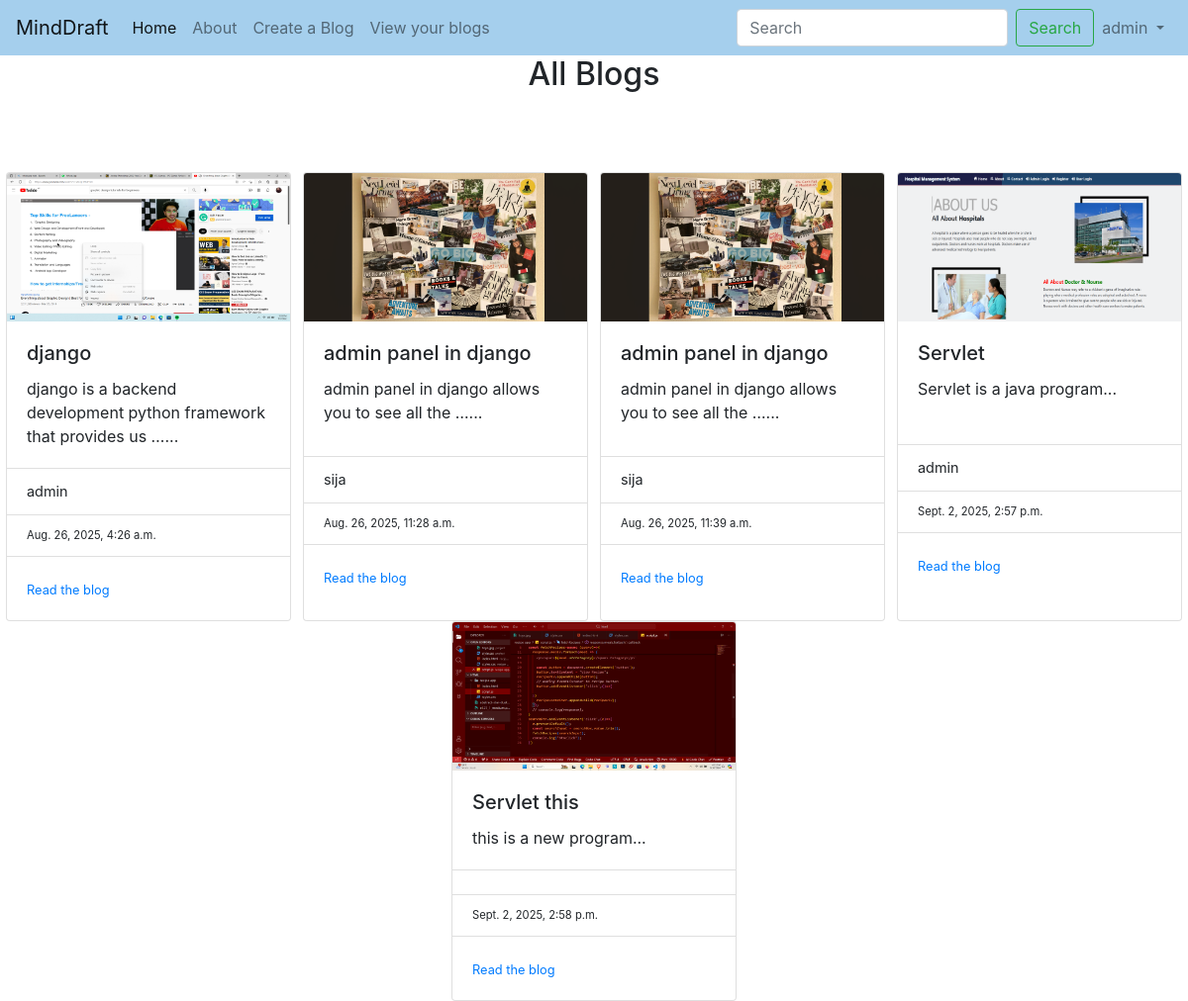
Screenshot of / (signed in) with the database file from the repository.
### blogapp/models.py (models this page shows)
class Blog(models.Model):
  title = models.CharField(max_length = 200)
  description = models.TextField()
  author = models.CharField(max_length = 100)
  published_date = models.DateTimeField(auto_now_add=True)
  edited_date = models.DateTimeField(auto_now=True)
  image = models.ImageField(upload_to = "images/", null = True, blank= True,default = "images/default.webp")

### blogapp/views.py (the view)
# urls.py: 2. Add a URL to urlpatterns:  path('', views.home, name='home')
def home(request):
  blogs = Blog.objects.all()
  return render(request,'blogapp/home.html',{"blogs": blogs, "message":"All Blogs"})

### templates/blogapp/home.html (shortened to what this page needs)
{% extends 'base.html' %}
{%load static%}
{% block content%}
<h2 style="text-align: center">{{message}}</h2>
<br><br>
  <div class="d-flex flex-wrap justify-content-around mt-4">
{%for blog in blogs%}
  <div class="card" style="width: 18rem;">
    {% if blog.image%}
  <img class="card-img-top" src="{{blog.image.url}}" alt="Card image cap" height= 150 width=100>
  {%else%}
    <img class="card-img-top" src="{%static 'default.webp'%}" alt="Card image cap" height= 150 width=100>
  {%endif%}
  <div class="card-body">
    <h5 class="card-title">{{blog.title}}</h5>
    <p class="card-text">{{blog.description|truncatewords:10}}...</p>
  </div>
  <ul class="list-group list-group-flush">
    <li class="list-group-item" style="font-size: 0.9rem">{{blog.author}}</li>
    {%if blog.edited_date%}
    <li class="list-group-item" style = "font-size:0.7rem">{{blog.edited_date}}</li>
    {%endif%}
  </ul>
  <div class="card-body">
    <a href="/readblog/{{blog.id}}" class="card-link" style = "font-size:0.8rem">Read the blog</a>
  </div>
</div>
{%endfor%}
</div>
{% endblock %}

### templates/base.html (shortened to what this page needs)
<!DOCTYPE html>
<html lang="en">
<head>
  <link rel="stylesheet" href="https://cdn.jsdelivr.net/npm/bootstrap@4.0.0/dist/css/bootstrap.min.css">
</head>
<body>
 <header>
    <nav class="navbar navbar-expand-lg navbar-light" style="background-color: #a5cfed;">
      <a class="navbar-brand" href="{% url 'home' %}">MindDraft</a>
      <div class="collapse navbar-collapse" id="navbarSupportedContent">
        <ul class="navbar-nav mr-auto">
          <li class="nav-item active">
            <a class="nav-link" href="{% url 'home' %}">Home <span class="sr-only">(current)</span></a>
          </li>
          <li class="nav-item">
            <a class="nav-link" href="#">About</a>
          </li>
          {% if user.is_authenticated %}
          <li class="nav-item">
            <a class="nav-link" href="{% url 'createPost' %}">Create a Blog</a>
          </li>
          <li class="nav-item">
            <a class="nav-link" href="{% url 'yourblogs' %}">View your blogs</a>
          </li>
          {% endif %}
        </ul>
        <form class="form-inline my-2 my-lg-0">
          <input class="form-control mr-sm-2" type="search" placeholder="Search" aria-label="Search">
          <button class="btn btn-outline-success my-2 my-sm-0" type="submit">Search</button>
        </form>
        {% if user.is_authenticated %}
        <ul class="navbar-nav">
          <li class="nav-item dropdown">
            <a class="nav-link dropdown-toggle" href="#" id="navbarDropdownUser" role="button"
               data-toggle="dropdown" aria-haspopup="true" aria-expanded="false">
              {{ user.username }}
            </a>
          </li>
        </ul>
        {% else %}
        <a class="btn btn-outline-danger mx-2 my-2 my-sm-0" style="color: rgb(81, 68, 68)" href="{% url 'login' %}">Login</a>
        {% endif %}
      </div>
    </nav>
  </header>
  {% block content%}{% endblock %}
</body>
</html>

### rows the page displays
Blog: image (picture), title "django", description "django is a backend development python framework that provides us …", author "admin", edited_date "Aug. 26, 2025, 4:26 a.m."
Blog: image (picture), title "admin panel in django", description "admin panel in django allows you to see all the …", author "sija", edited_date "Aug. 26, 2025, 11:28 a.m."
Blog: image (picture), title "admin panel in django", description "admin panel in django allows you to see all the …", author "sija", edited_date "Aug. 26, 2025, 11:39 a.m."
Blog: image (picture), title "Servlet", description "Servlet is a java program", author "admin", edited_date "Sept. 2, 2025, 2:57 p.m."
Blog: image (picture), title "Servlet this", description "this is a new program", edited_date "Sept. 2, 2025, 2:58 p.m."

### other values shown
{{ user.username }} "admin"
{{ message }} "All Blogs"
